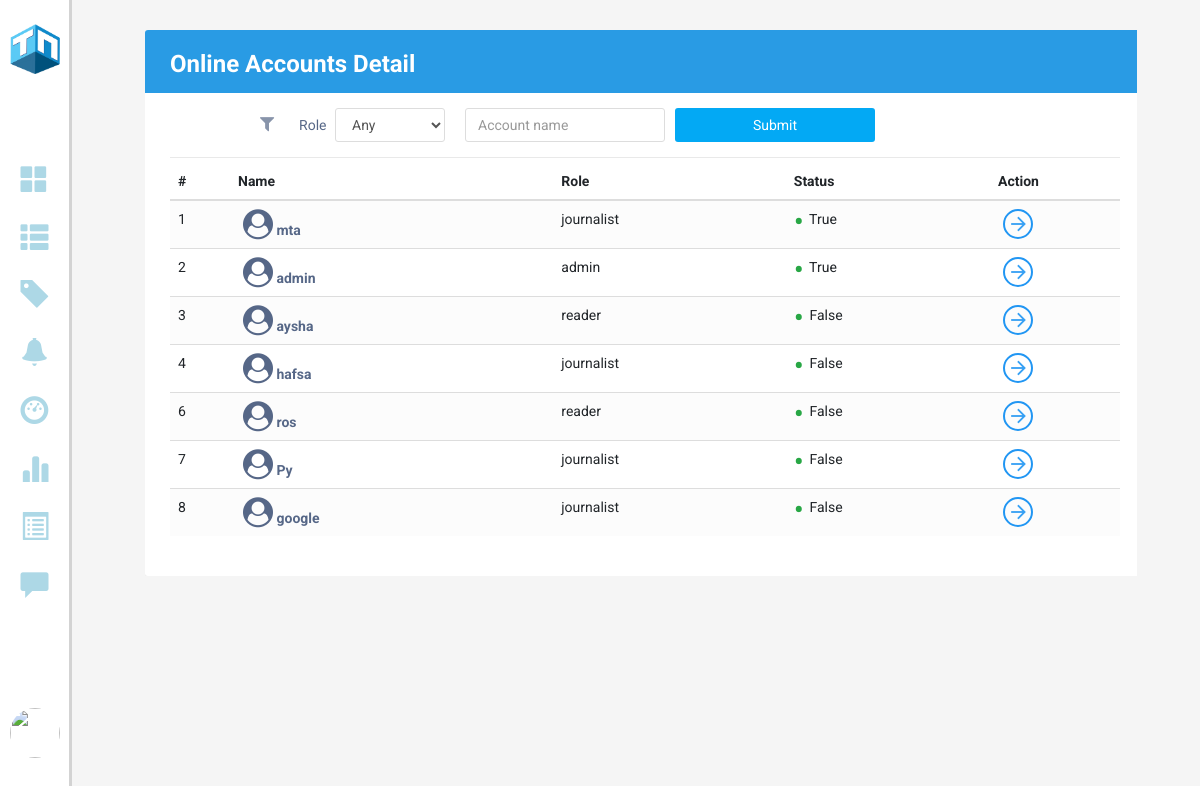
Page /onlinestatus (signed in) on the committed database.
### models.py (models this page shows)
class Users(db.Model, UserMixin):
    id = db.Column(db.Integer,  primary_key = True, nullable = False)
    email = Column(String, nullable=False, unique = True)
    username = Column(String, nullable=False)
    role = Column(String, nullable=False)
    password = Column(String, nullable=False)
    profile_pic = Column(BLOB, nullable=False)
    mimetype = Column(String, nullable=False)
    status = Column(Boolean, nullable=False)
    created_at = Column(DateTime, server_default = func.now(), nullable=False)
    updated_at = Column(DateTime, server_default = func.now(), server_onupdate = func.now(), nullable=False)
    poster = db.relationship('Posts', backref=backref('poster'), cascade = 'all, delete')
    reporter = db.relationship('Reports', backref=backref('reporter'), cascade = 'all, delete')
    bookmarker = db.relationship('Bookmarks', backref=backref('bookmarker'), cascade = 'all, delete')
    notifier = db.relationship('Notifications', backref=backref('notifier'), cascade = 'all, delete')

### app.py (the view, shortened to what this page needs)
@app.route('/onlinestatus', methods = ['GET', 'POST'])
@login_required
def get_online_users():
    status_form = OnlineStatusForm()
    users = Users.query.order_by().all()
    return render_template("OnlineStatus.html", users = users, status_form = status_form)

### webforms.py
class OnlineStatusForm(FlaskForm):
    role =  SelectField("--Role--", choices=[('any','Any'),('reader','Reader'),('journalist','Journalist')])
    search = StringField("Account name")
    submit = SubmitField()

### app.py (called while the page is built)
@login_manager.user_loader
def load_user(user_id):
    return Users.query.get(int(user_id))

### templates/OnlineStatus.html (shortened to what this page needs)
<!DOCTYPE html>
<html lang="en">
<head>
    <link rel="stylesheet" type="text/css" href="/static/style.css">
    <link rel="stylesheet" href="https://stackpath.bootstrapcdn.com/bootstrap/4.5.0/css/bootstrap.min.css">
    <link rel="stylesheet" href="https://maxcdn.bootstrapcdn.com/font-awesome/4.7.0/css/font-awesome.min.css">
    <link rel="stylesheet" href="https://maxcdn.bootstrapcdn.com/bootstrap/3.3.6/css/bootstrap.min.css">
    <link rel="stylesheet" href="https://cdnjs.cloudflare.com/ajax/libs/font-awesome/4.7.0/css/font-awesome.min.css">
    <link rel="stylesheet" href="https://maxcdn.bootstrapcdn.com/bootstrap/3.3.7/css/bootstrap.min.css"
>
</head>
<body>
    <section class="GContent" style="background-color: #f2f3f4">
        {% include 'left_admin_menu.html' %}
        <div class="G1" style="width: 94%;">
            <div class="Gformat" style="width: 100%;">
                <form action="/onlinestatus", method="post">
                    <div class="container-xl">
                        <div class="table-responsive">
                            <div class="table-wrapper">
                                <div class="table-title">
                                    <div class="row">
                                        <div class="col-sm-4">
                                            <h2 style="color: white;">Online Accounts <b>Detail</b></h2>
                                        </div>
                                    </div>
                                </div>
                                <div class="table-filter">
                                    <div class="row">
                                        <div class="col-sm-9">
                                            {{ status_form.submit(class = ('btn btn-primary'))}}
                                            <div class="filter-group">
                                                {{ status_form.search(class="form-control",
                                                placeholder=status_form.search.label.text)}}
                                            </div>
                                            <div class="filter-group">
                                                <label>Role</label>
                                                {{ status_form.role(class = "form-control")}}
                                            </div>
                                            <span class="filter-icon"><i class="fa fa-filter"></i></span>
                                        </div>
                                    </div>
                                </div>
                                <table class="table table-striped table-hover">
                                    <thead>
                                        <tr>
                                            <th>#</th>
                                            <th>Name</th>
                                            <th>Role</th>
                                            <th>Status</th>
                                            <th>Action</th>
                                        </tr>
                                    </thead>
                                    <tbody>
                                        {% for user in users %}
                                        <tr>
                                            <td>{{user.id}}</td>
                                            <td><a href="#"><i class="fa fa-user-circle" aria-hidden="true"
                                                        style="font-size: 30px;"></i> {{user.username}}</a></td>
                                            <td>{{user.role}}</td>
                                            <td><span class="status text-success">&bull;</span> {{user.status}}</td>
                                            <td><a href="{{ url_for('edit_profile', user_id = user.id) }}" class="view" title="View Details" data-toggle="tooltip"><i
                                                        class="material-icons">&#xE5C8;</i></a></td>
                                        </tr>
                                        {% endfor %}
                                    </tbody>
                                </table>
                            </div>
                        </div>
                    </div>
                </form>
            </div>
        </div>
    </section>
</body>
</html>

### static/style.css (style rules this page uses)
body { margin: 0; padding: 0; font-family: Arial, Helvetica, sans-serif; }
.form-control { width: 100%; margin-left: -5%; }
.GContent .G1 { float: left; margin-left: 6%; padding: 0 4%; width: 64%; }
.Gformat { float: left; width: 75%; padding-left: 10px; }
.Gformat h2 { margin-top: 19px; font-size: 20px; font-weight: bold; color: black; margin-right: 6px; }
.table-responsive { margin: 30px 0; }
.table-wrapper { min-width: 1000px; background: #fff; padding: 20px; box-shadow: 0 1px 1px rgba(0, 0, 0, .05); }
.table-title { padding-bottom: 10px; margin: 0 0 10px; min-width: 100%; }
.table-title h2 { margin: 8px 0 0; font-size: 22px; }
table.table tr th, table.table tr td { border-color: #e9e9e9; }
table.table-striped tbody tr:nth-of-type(odd) { background-color: #fcfcfc; }
table.table td:last-child { width: 130px; }
table.table td a { color: #a0a5b1; display: inline-block; margin: 0 5px; }
table.table td a.view { color: #03A9F4; }
table.table td i { font-size: 19px; }
.table-wrapper { min-width: 1000px; background: #fff; padding: 20px 25px; border-radius: 3px; box-shadow: 0 1px 1px rgba(0, 0, 0, .05); }
.table-title { padding-bottom: 15px; background: #299be4; color: #fff; padding: 16px 30px; margin: -20px -25px 10px; border-radius: 3px 3px 0 0; }
.table-title h2 { margin: 5px 0 0; font-size: 24px; }
table.table tr th, table.table tr td { border-color: #e9e9e9; padding: 12px 15px; vertical-align: middle; }
table.table tr th:first-child { width: 60px; }
table.table tr th:last-child { width: 100px; }
table.table td:last-child i { opacity: 0.9; font-size: 22px; margin: 0 5px; }
table.table td a { font-weight: bold; color: #566787; display: inline-block; text-decoration: none; }
.text-success { color: #10c469; }
.table-wrapper .btn { float: right; color: #333; background-color: #fff; border-radius: 3px; border: none; outline: none !important; margin-left: 10px; }
.table-wrapper .btn.btn-primary { color: #fff; background: #03A9F4; }
.table-title { color: #fff; padding: 16px 25px; margin: -20px -25px 10px; border-radius: 3px 3px 0 0; }
.table-filter .filter-group { float: right; margin-left: 15px; }
.table-filter input, .table-filter select { height: 34px; border-radius: 3px; border-color: #ddd; box-shadow: none; }
.table-filter { padding: 5px 0 15px; border-bottom: 1px solid #e9e9e9; margin-bottom: 5px; }
.table-filter .btn { height: 34px; }
.table-filter label { font-weight: normal; margin-left: 10px; }
.table-filter select, .table-filter input { display: inline-block; margin-left: 5px; }
.table-filter input { width: 200px; display: inline-block; }
.filter-group select.form-control { width: 110px; }
.filter-icon { float: right; margin-top: 7px; }
.filter-icon i { font-size: 18px; opacity: 0.7; }
table.table tr th:last-child { width: 80px; }
table.table td a.view { width: 30px; height: 30px; color: #2196F3; border: 2px solid; border-radius: 30px; text-align: center; }
table.table td a.view i { font-size: 22px; margin: 2px 0 0 1px; }
.status { font-size: 30px; margin: 2px 2px 0 0; display: inline-block; vertical-align: middle; line-height: 10px; }

### templates/OnlineStatus.html (style rules this page uses)
body { color: #566787; background: #f5f5f5; font-family: 'Roboto', sans-serif; }

### rows in the picture
Users: id "1", username "mta", role "journalist", status "True"
Users: id "2", username "admin", role "admin", status "True"
Users: id "3", username "aysha", role "reader", status "False"
Users: id "4", username "hafsa", role "journalist", status "False"
Users: id "6", username "ros", role "reader", status "False"
Users: id "7", username "Py", role "journalist", status "False"
Users: id "8", username "google", role "journalist", status "False"
